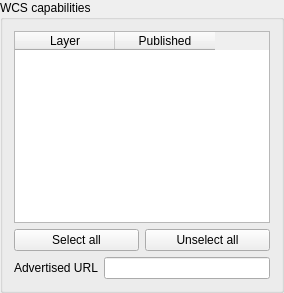
                <widget class="QgsCollapsibleGroupBox" name="grpWCSCapabilities">
                 <property name="sizePolicy">
                  <sizepolicy hsizetype="Preferred" vsizetype="Preferred">
                   <horstretch>0</horstretch>
                   <verstretch>3</verstretch>
                  </sizepolicy>
                 </property>
                 <property name="title">
                  <string>WCS capabilities</string>
                 </property>
                 <property name="syncGroup" stdset="0">
                  <string notr="true">projowsserver</string>
                 </property>
                 <layout class="QGridLayout" name="gridLayout_9">
                  <item row="0" column="0" colspan="2">
                   <widget class="QTableWidget" name="twWCSLayers">
                    <property name="sizePolicy">
                     <sizepolicy hsizetype="Expanding" vsizetype="MinimumExpanding">
                      <horstretch>0</horstretch>
                      <verstretch>0</verstretch>
                     </sizepolicy>
                    </property>
                    <column>
                     <property name="text">
                      <string>Layer</string>
                     </property>
                    </column>
                    <column>
                     <property name="text">
                      <string>Published</string>
                     </property>
                    </column>
                   </widget>
                  </item>
                  <item row="1" column="1">
                   <widget class="QPushButton" name="pbnWCSLayersUnselectAll">
                    <property name="text">
                     <string>Unselect all</string>
                    </property>
                   </widget>
                  </item>
                  <item row="1" column="0">
                   <widget class="QPushButton" name="pbnWCSLayersSelectAll">
                    <property name="text">
                     <string>Select all</string>
                    </property>
                   </widget>
                  </item>
                  <item row="3" column="0" colspan="2">
                   <layout class="QHBoxLayout" name="horizontalLayout_9">
                    <item>
                     <widget class="QLabel" name="mWCSUrlLabel">
                      <property name="text">
                       <string>Advertised URL</string>
                      </property>
                     </widget>
                    </item>
                    <item>
                     <widget class="QLineEdit" name="mWCSUrlLineEdit"/>
                    </item>
                   </layout>
                  </item>
                 </layout>
                </widget>
